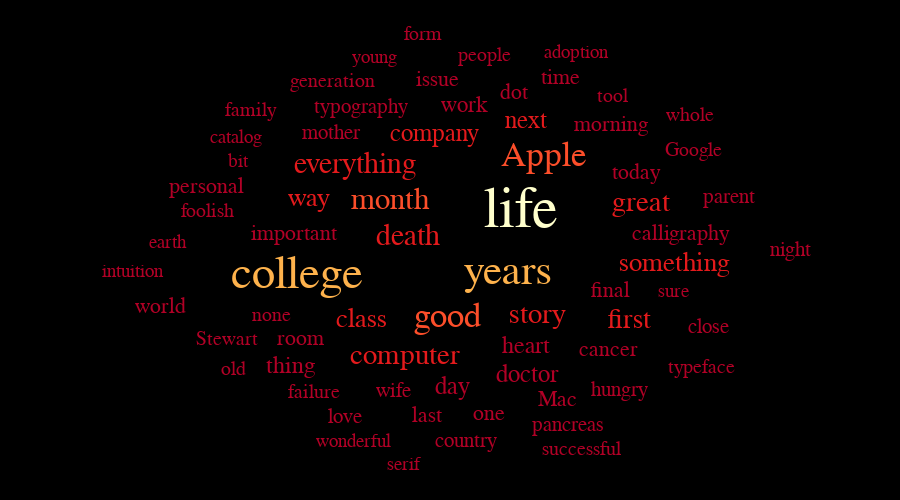

Notebook source saved alongside this figure:
### Markdown cell above
Create and plot wordmesh

### Code cell
wm = Wordmesh(text)
wm.plot()

### Figure 1 — Plotly figure (JSON) as saved in the notebook; plotly's stock layout.template omitted (floating-point values rounded to 4 significant figures)
{"data": [{"hoverinfo": "skip", "hovertext": null, "legendgroup": "default_legend", "marker": {"color": "white", "opacity": 0, "size": [43.42, 35.08, 32.22, 26.61, 25.99, 23.39, 22.42, 22.38, 21.98, 21.49, 21.49, 21.17, 20.42, 20.34, 20.13, 19.02, 19.02, 18.58, 18.42, 18.3, 18.03, 17.57, 16.87, 16.85, 16.76, 16.73, 16.73, 16.69, 16.69, 16.68, 16.62, 16.48, 16.42, 16.4, 16.34, 16.32, 16.26, 16.14, 16.11, 16.1, 16.09, 16.04, 15.84, 15.84, 15.77, 15.54, 15.43, 15.29, 15.18, 15.15, 15.08, 15.0, 14.98, 14.94, 14.93, 14.85, 14.72, 14.72, 14.7, 14.67, 14.66, 14.62, 14.58, 14.58, 14.58, 14.55, 14.52, 14.5, 14.5, 14.47], "symbol": "square"}, "mode": "markers+text", "name": "default_legend", "showlegend": false, "text": ["life", "college", "years", "Apple", "good", "month", "death", "everything", "computer", "great", "story", "first", "something", "class", "way", "company", "next", "day", "doctor", "thing", "heart", "work", "one", "dot", "calligraphy", "issue", "today", "personal", "morning", "final", "important", "world", "time", "Mac", "cancer", "room", "last", "typography", "wife", "parent", "love", "close", "night", "mother", "pancreas", "hungry", "country", "failure", "people", "generation", "Google", "typeface", "none", "Stewart", "form", "successful", "tool", "family", "old", "foolish", "whole", "earth", "sure", "catalog", "wonderful", "bit", "adoption", "intuition", "serif", "young"], "textfont": {"color": ["rgb(255,255,204)", "rgb(254,178,76)", "rgb(254,178,76)", "rgb(252,78,42)", "rgb(252,78,42)", "rgb(252,78,42)", "rgb(227,26,28)", "rgb(227,26,28)", "rgb(227,26,28)", "rgb(227,26,28)", "rgb(227,26,28)", "rgb(227,26,28)", "rgb(227,26,28)", "rgb(227,26,28)", "rgb(227,26,28)", "rgb(227,26,28)", "rgb(227,26,28)", "rgb(177,0,38)", "rgb(177,0,38)", "rgb(177,0,38)", "rgb(177,0,38)", "rgb(177,0,38)", "rgb(177,0,38)", "rgb(177,0,38)", "rgb(177,0,38)", "rgb(177,0,38)", "rgb(177,0,38)", "rgb(177,0,38)", "rgb(177,0,38)", "rgb(177,0,38)", "rgb(177,0,38)", "rgb(177,0,38)", "rgb(177,0,38)", "rgb(177,0,38)", "rgb(177,0,38)", "rgb(177,0,38)", "rgb(177,0,38)", "rgb(177,0,38)", "rgb(177,0,38)", "rgb(177,0,38)", "rgb(177,0,38)", "rgb(177,0,38)", "rgb(177,0,38)", "rgb(177,0,38)", "rgb(177,0,38)", "rgb(177,0,38)", "rgb(177,0,38)", "rgb(177,0,38)", "rgb(177,0,38)", "rgb(177,0,38)", "rgb(177,0,38)", "rgb(177,0,38)", "rgb(177,0,38)", "rgb(177,0,38)", "rgb(177,0,38)", "rgb(177,0,38)", "rgb(177,0,38)", "rgb(177,0,38)", "rgb(177,0,38)", "rgb(177,0,38)", "rgb(177,0,38)", "rgb(177,0,38)", "rgb(177,0,38)", "rgb(177,0,38)", "rgb(177,0,38)", "rgb(177,0,38)", "rgb(177,0,38)", "rgb(177,0,38)", "rgb(177,0,38)", "rgb(177,0,38)"], "family": "Courier New, monospace", "size": [57.82, 46.71, 42.91, 35.44, 34.62, 31.15, 29.85, 29.8, 29.27, 28.62, 28.61, 28.2, 27.19, 27.09, 26.81, 25.33, 25.33, 24.75, 24.53, 24.36, 24.01, 23.39, 22.47, 22.44, 22.32, 22.28, 22.28, 22.23, 22.23, 22.21, 22.14, 21.95, 21.87, 21.84, 21.76, 21.74, 21.66, 21.49, 21.45, 21.45, 21.42, 21.35, 21.09, 21.09, 21.01, 20.7, 20.55, 20.36, 20.22, 20.18, 20.08, 19.98, 19.94, 19.89, 19.88, 19.77, 19.61, 19.6, 19.58, 19.53, 19.53, 19.47, 19.42, 19.42, 19.42, 19.38, 19.33, 19.31, 19.31, 19.27]}, "textposition": "centre", "type": "scatter", "x": [53.42, -115.3, 43.33, 70.35, -1.854, -45.37, -31.71, -71.4, -33.42, 143.7, 65.81, 134.5, 168.6, -66.15, -105.8, -11.81, 56.96, 1.932, 57.87, -120.0, 56.73, 11.13, 28.92, 47.83, 172.8, -9.689, 139.9, -183.2, 120.8, 120.5, -117.0, -217.6, 82.9, 80.8, 119.2, -112.3, -17.52, -66.58, -42.34, 209.8, -78.79, 194.1, 256.0, -89.12, 88.9, 127.1, 11.65, -102.4, 25.55, -88.31, 182.9, 189.1, -133.9, -167.6, -19.94, 98.39, 121.7, -149.6, -162.8, -181.9, 180.5, -212.2, 167.6, -160.9, -72.67, -159.1, 94.48, -238.6, -34.45, -56.73], "y": [28.06, -20.08, -17.42, 69.54, -51.32, 36.64, 9.624, 63.73, -79.74, 34.57, -49.4, -53.26, -10.31, -52.93, 37.81, 86.77, 96.4, -103.7, -94.15, -87.9, -72.66, 107.8, -123.5, 117.6, 12.04, 127.4, 57.29, 47.09, 93.84, -30.91, 11.34, -43.04, 129.0, -113.2, -75.64, -67.55, -125.4, 107.2, -106.0, 39.26, -125.9, -58.17, -0.8944, 86.98, -131.6, -105.9, -144.4, -107.6, 145.5, 126.1, 74.65, -88.54, -49.77, -67.56, 161.6, -150.1, 114.9, 104.4, -90.19, 28.16, 100.4, 5.18, -31.5, 84.3, -144.3, 66.12, 147.7, -16.97, -161.8, 144.0]}], "layout": {"height": 500, "hovermode": "closest", "margin": {"b": 0, "l": 0, "pad": 0, "r": 0, "t": 0}, "paper_bgcolor": "white", "plot_bgcolor": "black", "sliders": [{"steps": [{"args": [["default label"]], "label": "default label", "method": "animate"}]}], "title": null, "titlefont": {"color": "white", "size": 25}, "width": 900, "xaxis": {"autorange": false, "autotick": false, "dtick": 10, "range": [-337.9, 337.9], "visible": false}, "yaxis": {"autorange": false, "autotick": false, "dtick": 10, "range": [-187.7, 187.7], "visible": false}}}
